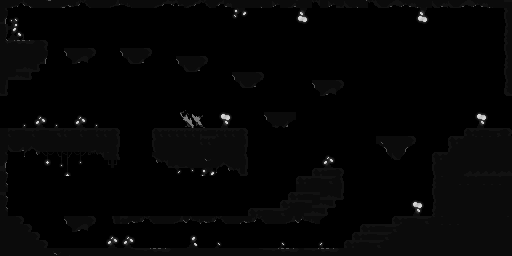

Below is a game level as drawn by its tile map, then a one-line description and the .tmx file that defines it, in full:
An orthogonal 64x32 tile map with 8x8 px tiles, 1 tile layer (Tile Layer 1) and 15 objects (13x Collision, New Room, Previous Room).

<map version="1.8" tiledversion="1.8.0" orientation="orthogonal" renderorder="right-down" width="64" height="32" tilewidth="8" tileheight="8" infinite="0" nextlayerid="4" nextobjectid="26">
 <tileset firstgid="1" source="Caverna.tsx" />
 <layer id="1" name="Tile Layer 1" width="64" height="32">
  <data encoding="csv">
689,185,186,187,188,189,190,191,192,193,194,195,196,197,198,200,201,202,203,204,205,206,207,204,205,194,195,205,50,20,15,22,23,22,49,53,47,60,10,45,62,49,55,46,23,59,45,46,47,48,49,50,51,24,46,50,46,47,48,49,50,51,11,653,
984,0,0,0,0,0,0,0,0,0,0,0,0,0,0,0,0,0,0,0,0,0,0,0,0,0,0,0,0,95,96,0,0,0,0,0,0,99,100,0,0,0,0,0,0,0,0,0,0,0,0,0,99,100,0,0,0,0,0,0,0,0,0,687,
1020,271,272,0,0,0,0,0,0,0,0,0,0,0,0,0,0,0,0,0,0,0,0,0,0,0,0,0,0,131,132,0,0,0,0,0,0,135,136,0,0,0,0,0,0,0,0,0,0,0,0,0,135,136,0,0,0,0,0,0,0,0,0,723,
692,307,308,0,0,0,0,0,0,0,0,0,0,0,0,0,0,0,0,0,0,0,0,0,0,0,0,0,0,0,0,0,0,0,0,0,0,0,0,0,0,0,0,0,0,0,0,0,0,0,0,0,0,0,0,0,0,0,0,0,0,0,0,759,
1092,343,344,0,0,0,0,0,0,0,0,0,0,0,0,0,0,0,0,0,0,0,0,0,0,0,0,0,0,0,0,0,0,0,0,0,0,0,0,0,0,0,0,0,0,0,0,0,0,0,0,0,0,0,0,0,0,0,0,0,0,0,0,795,
1128,939,940,941,942,656,0,0,0,0,0,0,0,0,0,0,0,0,0,0,0,0,0,0,0,0,0,0,0,0,0,0,0,0,0,0,0,0,0,0,0,0,0,0,0,0,0,0,0,0,0,0,0,0,0,0,0,0,0,0,0,0,0,687,
689,690,690,690,690,984,0,0,290,689,690,656,0,0,0,290,725,726,656,0,0,0,0,0,0,0,0,0,0,0,0,0,0,0,0,0,0,0,0,0,0,0,0,0,0,0,0,0,0,0,0,0,0,0,0,0,0,0,0,0,0,0,0,723,
689,690,690,690,690,1020,0,0,289,47,48,220,0,0,0,289,46,47,220,0,0,0,290,690,726,656,0,0,0,0,0,0,0,0,0,0,0,0,0,0,0,0,0,0,0,0,0,0,0,0,0,0,0,0,0,0,0,0,0,0,0,0,0,759,
689,690,834,835,836,0,0,0,0,0,0,0,0,0,0,0,0,0,0,0,0,0,289,46,47,220,0,0,0,0,0,0,0,0,0,0,0,0,0,0,0,0,0,0,0,0,0,0,0,0,0,0,0,0,0,0,0,0,0,0,0,0,0,687,
689,834,835,836,0,0,0,0,0,0,0,0,0,0,0,0,0,0,0,0,0,0,0,0,0,0,0,0,0,290,690,690,656,0,0,0,0,0,0,0,0,0,0,0,0,0,0,0,0,0,0,0,0,0,0,0,0,0,0,0,0,0,0,723,
800,0,0,0,0,0,0,0,0,0,0,0,0,0,0,0,0,0,0,0,0,0,0,0,0,0,0,0,0,289,46,47,220,0,0,0,0,0,0,290,725,726,656,0,0,0,0,0,0,0,0,0,0,0,0,0,0,0,0,0,0,0,0,759,
836,0,0,0,0,0,0,0,0,0,0,0,0,0,0,0,0,0,0,0,0,0,0,0,0,0,0,0,0,0,0,0,0,0,0,0,0,0,0,289,47,48,220,0,0,0,0,0,0,0,0,0,0,0,0,0,0,0,0,0,0,0,0,831,
0,0,0,0,0,0,0,0,0,0,0,0,0,0,0,0,0,0,0,0,0,0,0,0,0,0,0,0,0,0,0,0,0,0,0,0,0,0,0,0,0,0,0,0,0,0,0,0,0,0,0,0,0,0,0,0,0,0,0,0,0,0,0,0,
0,0,0,0,0,0,0,0,0,0,0,0,0,0,0,0,0,0,0,0,0,0,811,812,813,814,0,0,0,0,0,0,0,0,0,0,0,0,0,0,0,0,0,0,0,0,0,0,0,0,0,0,0,0,0,0,0,0,0,0,0,0,0,0,
0,0,0,0,83,84,0,0,0,83,84,0,0,1027,0,0,0,0,0,0,0,0,847,848,849,850,0,87,88,0,0,0,0,290,725,726,727,0,0,0,0,0,0,0,0,0,0,0,0,0,0,0,0,0,0,0,0,0,0,87,88,0,0,0,
0,0,117,118,119,120,117,118,0,119,120,117,118,0,0,0,0,0,0,1106,0,0,883,884,885,886,0,123,124,0,0,0,0,289,41,42,220,0,0,0,0,0,0,0,0,0,0,0,0,0,0,0,0,0,0,0,0,0,0,123,124,0,0,0,
689,652,653,654,652,653,654,655,652,653,652,653,652,652,656,0,0,0,0,651,652,652,652,652,652,652,653,652,652,652,656,0,0,0,0,0,0,0,0,0,0,0,0,0,0,0,0,0,0,0,0,0,0,0,0,0,0,0,651,652,653,654,655,656,
689,688,689,690,688,689,690,691,688,689,688,689,688,688,692,0,0,0,0,687,688,688,688,688,688,652,652,688,688,688,692,0,0,0,0,0,0,0,0,0,0,0,0,0,0,0,0,1,689,689,689,656,0,0,0,0,651,652,690,691,688,688,688,689,
689,46,47,7,8,52,53,52,53,52,53,54,724,724,728,0,0,0,0,723,724,724,724,724,724,688,688,724,724,724,728,0,0,0,0,0,0,0,0,0,0,0,0,0,0,0,0,289,290,689,219,220,0,0,0,0,687,725,726,727,724,724,724,725,
984,0,0,43,44,439,440,441,442,443,444,445,45,691,764,0,0,0,0,8,18,19,20,21,22,23,24,760,760,760,764,0,0,0,0,0,0,0,0,0,83,84,0,0,0,0,0,325,326,46,255,256,0,0,651,652,760,761,762,763,760,760,760,761,
1020,0,0,0,0,475,476,477,478,479,480,481,0,303,306,0,0,0,0,44,45,55,56,57,58,59,60,7,8,9,800,0,0,0,0,0,0,0,0,0,119,120,0,0,0,0,0,0,0,0,0,0,0,0,687,725,796,797,798,799,796,796,796,797,
1056,0,0,0,0,511,512,513,514,515,516,517,0,0,0,0,0,0,0,0,0,91,92,93,94,95,96,43,44,45,836,0,0,0,0,0,0,0,0,651,652,653,656,0,0,0,0,0,0,0,0,0,0,0,723,761,762,763,832,832,832,832,832,833,
1092,0,0,0,0,0,0,0,0,0,0,0,0,0,0,0,0,0,0,0,0,0,0,0,0,0,0,0,0,0,0,0,0,0,0,0,0,651,652,653,654,655,764,0,0,0,0,0,0,0,0,0,0,0,759,688,689,690,691,691,689,690,691,724,
1128,0,0,0,0,0,0,0,0,0,0,0,0,0,0,0,0,0,0,0,0,0,0,0,0,0,0,0,0,0,0,0,0,0,0,0,0,724,725,760,761,762,800,0,0,0,0,0,0,0,0,0,0,0,687,689,690,691,691,727,691,691,691,724,
1056,0,0,0,0,0,0,0,0,0,0,0,0,0,0,0,0,0,0,0,0,0,0,0,0,0,0,0,0,0,0,0,0,0,0,0,651,652,653,654,834,835,836,0,0,0,0,0,0,0,0,0,0,0,723,725,726,727,727,763,727,727,727,724,
1092,0,0,0,0,0,0,0,0,0,0,0,0,0,0,0,0,0,0,0,0,0,0,0,0,0,0,0,0,0,0,0,0,0,0,651,652,653,654,834,835,836,0,0,0,0,0,0,0,0,0,87,88,0,759,761,762,763,763,799,763,763,763,724,
1128,0,0,0,0,0,0,0,0,0,0,0,0,0,0,0,0,0,0,0,0,0,0,0,0,0,0,0,0,0,0,651,652,653,654,655,725,726,834,835,836,0,0,0,0,0,0,0,0,0,0,123,124,0,795,797,798,799,799,799,799,799,799,724,
689,689,656,0,0,0,0,0,290,725,726,656,0,0,723,652,192,193,194,195,196,197,198,199,200,192,193,194,195,196,192,193,194,195,196,197,198,199,200,201,220,0,0,0,0,0,0,0,0,651,652,653,654,655,688,688,689,690,796,796,797,798,799,691,
724,725,726,656,0,0,0,0,289,47,48,220,0,0,0,0,0,0,0,0,0,0,0,0,0,0,0,0,0,0,0,0,0,0,0,0,0,0,0,0,0,0,0,0,0,651,652,653,654,655,761,762,763,724,724,688,688,688,724,724,724,725,726,727,
760,761,762,763,656,0,0,0,0,0,0,0,0,83,84,83,84,0,0,0,0,0,0,85,86,0,0,0,0,0,0,0,0,0,0,0,0,0,0,0,0,0,0,0,651,652,653,654,655,796,797,798,799,760,760,724,724,724,760,760,760,761,762,763,
796,797,798,799,798,656,0,0,0,0,0,0,0,119,120,119,120,0,0,0,0,0,0,121,122,0,115,116,0,0,0,0,0,0,115,116,0,0,0,113,114,0,0,651,652,653,654,655,760,760,760,796,796,796,796,760,760,760,796,796,796,797,798,799,
796,796,796,796,796,796,160,161,162,163,164,165,166,167,168,169,937,938,939,940,941,942,796,796,796,796,796,796,796,796,796,796,937,938,939,940,941,942,938,939,940,941,942,796,796,796,796,796,796,796,796,796,797,798,799,796,796,796,796,796,797,798,799,799
</data>
 </layer>
 <objectgroup id="2" name="Collision">
  <object id="5" name="Collision" x="1.5" y="129" width="512" height="8" />
  <object id="6" name="Collision" x="0" y="8" width="8" height="88" />
  <object id="8" name="Collision" x="8" y="40" width="40" height="24" />
  <object id="9" name="Collision" x="8" y="64" width="32" height="8" />
  <object id="11" name="Collision" x="8" y="72" width="24" height="8" />
  <object id="12" name="Collision" x="64" y="48" width="32" height="16" />
  <object id="13" name="Collision" x="119.776" y="47.8806" width="32" height="16" />
  <object id="14" name="Collision" x="176" y="56" width="32" height="16" />
  <object id="15" name="Collision" x="231.255" y="71.8954" width="32" height="16" />
  <object id="16" name="Collision" x="264" y="112" width="32" height="16" />
  <object id="17" name="Collision" x="312" y="80" width="32" height="16" />
  <object id="18" name="Collision" x="504" y="8" width="8" height="88" />
  <object id="20" name="Collision" x="376" y="136" width="40" height="24" />
  <object id="21" name="New Room" x="504" y="96" width="8" height="32" />
  <object id="25" name="Previous Room" x="0" y="96" width="8" height="32" />
 </objectgroup>
</map>
